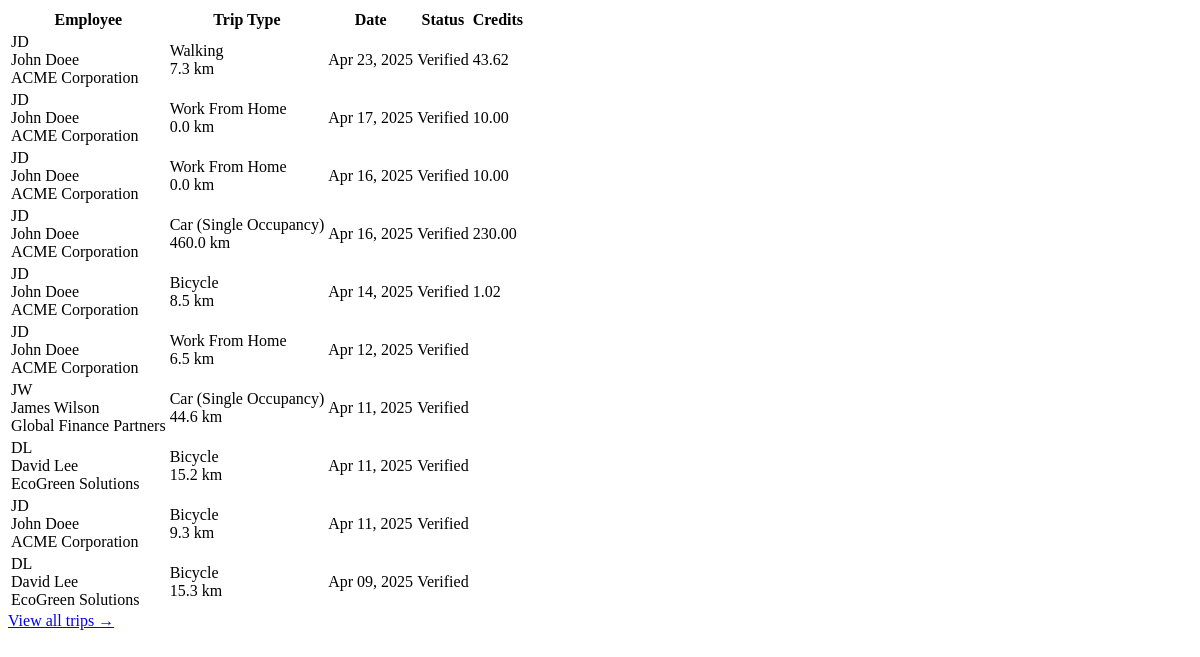
Page /systemadmin/recent-trips/ (signed in) on the earlier database version.
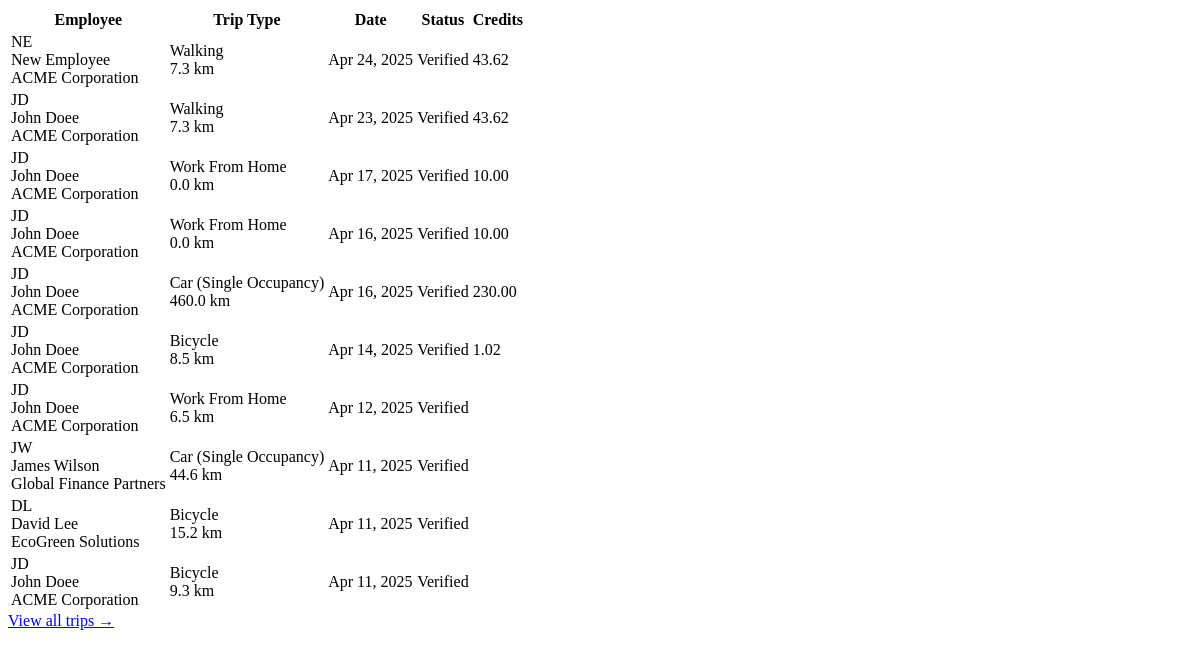
Same page on the later database version.
### trips/models.py (models this page shows, shortened)
class Trip(models.Model):
    TRANSPORT_MODES = (
        ('car', 'Car (Single Occupancy)'),
        ('carpool', 'Carpool'),
        ('public_transport', 'Public Transport'),
        ('bicycle', 'Bicycle'),
        ('walking', 'Walking'),
        ('work_from_home', 'Work From Home'),
    )
    VERIFICATION_STATUS = (
        ('pending', 'Pending'),
        ('verified', 'Verified'),
        ('rejected', 'Rejected'),
        ('flagged', 'Flagged for Review'),
    )
    employee = models.ForeignKey(
        EmployeeProfile,
        on_delete=models.CASCADE,
        related_name='trips'
    )
    start_location = models.ForeignKey(
        Location,
        on_delete=models.SET_NULL,
        related_name='trip_starts',
        null=True
    )
    end_location = models.ForeignKey(
        Location,
        on_delete=models.SET_NULL,
        related_name='trip_ends',
        null=True
    )
    start_time = models.DateTimeField()
    end_time = models.DateTimeField(null=True, blank=True)
    transport_mode = models.CharField(
        max_length=20,
        choices=TRANSPORT_MODES
    )
    distance_km = models.DecimalField(
        max_digits=8,
        decimal_places=2,
        null=True,
        blank=True
    )
    carbon_savings = models.DecimalField(
        max_digits=8,
        decimal_places=2,
        null=True,
        blank=True
    )
    credits_earned = models.DecimalField(
        max_digits=8,
        decimal_places=2,
        null=True,
        blank=True
    )
    proof_image = models.ImageField(
        upload_to='trip_proofs/',
        null=True,
        blank=True
    )
    verification_status = models.CharField(
        max_length=10,
        choices=VERIFICATION_STATUS,
        default='pending'
    )
    verified_by = models.ForeignKey(
        CustomUser,
        on_delete=models.SET_NULL,
        related_name='verified_trips',
        null=True,
        blank=True
    )
    duration_minutes = models.PositiveIntegerField(
        null=True,
        blank=True,
        help_text="Estimated travel time in minutes based on transport mode and distance"
    )
    created_at = models.DateTimeField(default=timezone.now)

### users/models.py (models this page shows, shortened)
class EmployeeProfile(models.Model):
    user = models.OneToOneField(
        CustomUser,
        on_delete=models.CASCADE,
        related_name='employee_profile'
    )
    employer = models.ForeignKey(
        EmployerProfile,
        on_delete=models.CASCADE,
        related_name='employees'
    )
    employee_id = models.CharField(max_length=50, blank=True, null=True)
    approved = models.BooleanField(default=False)
    created_at = models.DateTimeField(default=timezone.now)
    wallet_balance = models.DecimalField(max_digits=10, decimal_places=2, default=0)
    department = models.CharField(max_length=100, blank=True)

class CustomUser(AbstractUser):
    is_employee = models.BooleanField(default=False)
    is_employer = models.BooleanField(default=False)
    is_bank_admin = models.BooleanField(default=False)
    is_super_admin = models.BooleanField(default=False)
    email = models.EmailField(_('email address'), unique=True)
    date_joined = models.DateTimeField(default=timezone.now)
    approved = models.BooleanField(default=False)
    USERNAME_FIELD = 'email'
    REQUIRED_FIELDS = ['username', 'first_name', 'last_name']
    class Meta:
        verbose_name = _('user')
        verbose_name_plural = _('users')

class EmployerProfile(models.Model):
    user = models.OneToOneField(
        CustomUser,
        on_delete=models.CASCADE,
        related_name='employer_profile'
    )
    company_name = models.CharField(max_length=100)
    registration_number = models.CharField(max_length=50, unique=True)
    industry = models.CharField(max_length=100)
    approved = models.BooleanField(default=False)
    created_at = models.DateTimeField(default=timezone.now)
    initial_credits_allocated = models.BooleanField(default=False)
    wallet_balance = models.DecimalField(max_digits=10, decimal_places=2, default=0)

### core/views/admin_views.py (the view)
# urls.py: path('recent-trips/', admin_views.dashboard_recent_trips, name='admin_dashboard_recent_trips'),
@login_required
@user_passes_test(is_super_admin)
def dashboard_recent_trips(request):
    trips = Trip.objects.select_related(
        'employee', 'employee__user', 'start_location', 'end_location'
    ).order_by('-start_time')[:10]
    transport_modes = Trip.TRANSPORT_MODES
    context = {
        'trips': trips,
        'transport_modes': transport_modes,
    }
    return render(request, 'admin/partials/recent_trips.html', context)

### core/views/admin_views.py (called while the page is built)
def is_super_admin(user):
    return user.is_authenticated and user.is_super_admin

### templates/admin/partials/recent_trips.html
<div class="overflow-x-auto">
    <table class="min-w-full divide-y divide-gray-200">
        <thead class="bg-gray-50">
            <tr>
                <th scope="col" class="px-6 py-3 text-left text-xs font-medium text-gray-500 uppercase tracking-wider">Employee</th>
                <th scope="col" class="px-6 py-3 text-left text-xs font-medium text-gray-500 uppercase tracking-wider">Trip Type</th>
                <th scope="col" class="px-6 py-3 text-left text-xs font-medium text-gray-500 uppercase tracking-wider">Date</th>
                <th scope="col" class="px-6 py-3 text-left text-xs font-medium text-gray-500 uppercase tracking-wider">Status</th>
                <th scope="col" class="px-6 py-3 text-left text-xs font-medium text-gray-500 uppercase tracking-wider">Credits</th>
            </tr>
        </thead>
        <tbody class="bg-white divide-y divide-gray-200">
            {% for trip in trips %}
            <tr>
                <td class="px-6 py-4 whitespace-nowrap">
                    <div class="flex items-center">
                        <div class="h-8 w-8 rounded-full bg-gray-100 flex items-center justify-center text-gray-600 font-medium">
                            {{ trip.employee.user.first_name|slice:":1" }}{{ trip.employee.user.last_name|slice:":1" }}
                        </div>
                        <div class="ml-4">
                            <div class="text-sm font-medium text-gray-900">{{ trip.employee.user.get_full_name }}</div>
                            <div class="text-sm text-gray-500">{{ trip.employee.employer.company_name }}</div>
                        </div>
                    </div>
                </td>
                <td class="px-6 py-4 whitespace-nowrap">
                    <div class="text-sm text-gray-900">{{ trip.get_transport_mode_display }}</div>
                    <div class="text-sm text-gray-500">{{ trip.distance_km|floatformat:1 }} km</div>
                </td>
                <td class="px-6 py-4 whitespace-nowrap text-sm text-gray-500">
                    {{ trip.start_time|date:"M d, Y" }}
                </td>
                <td class="px-6 py-4 whitespace-nowrap">
                    {% if trip.verification_status == 'verified' %}
                    <span class="px-2 py-1 inline-flex text-xs leading-5 font-semibold rounded-full bg-green-100 text-green-800">
                        Verified
                    </span>
                    {% else %}
                    <span class="px-2 py-1 inline-flex text-xs leading-5 font-semibold rounded-full bg-yellow-100 text-yellow-800">
                        {{ trip.verification_status|title }}
                    </span>
                    {% endif %}
                </td>
                <td class="px-6 py-4 whitespace-nowrap text-sm text-gray-900">
                    {{ trip.credits_earned|floatformat:2 }}
                </td>
            </tr>
            {% empty %}
            <tr>
                <td colspan="5" class="px-6 py-4 whitespace-nowrap text-sm text-gray-500 text-center">
                    No recent trips found
                </td>
            </tr>
            {% endfor %}
        </tbody>
    </table>
</div>
{% if trips %}
<div class="px-6 py-4 bg-gray-50 border-t border-gray-200">
    <a href="#" class="text-sm font-medium text-green-600 hover:text-green-500">
        View all trips <span aria-hidden="true">&rarr;</span>
    </a>
</div>
{% endif %}

Differences in the rows shown:
no longer on this page (row unchanged): Trip: employee.user.first_name "D", employee.user.last_name "L", employee.user.get_full_name "David Lee", employee.employer.company_name "EcoGreen Solutions", transport_mode "Bicycle", distance_km "15.3", start_time "Apr 09, 2025", verification_status "Verified"
added Trip: employee.user.first_name "N", employee.user.last_name "E", employee.user.get_full_name "New Employee", employee.employer.company_name "ACME Corporation", transport_mode "Walking", distance_km "7.3", start_time "Apr 24, 2025", verification_status "Verified", credits_earned "43.62"
